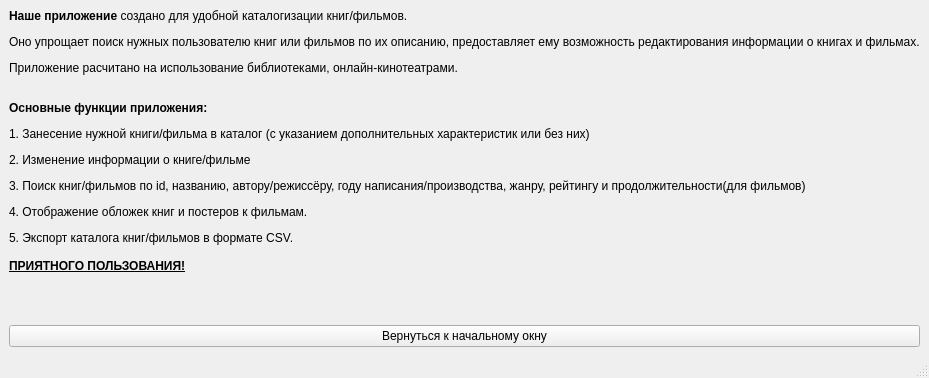
<?xml version="1.0" encoding="UTF-8"?>
<ui version="4.0">
 <class>MainWindow</class>
 <widget class="QMainWindow" name="MainWindow">
  <property name="geometry">
   <rect>
    <x>0</x>
    <y>0</y>
    <width>856</width>
    <height>378</height>
   </rect>
  </property>
  <property name="windowTitle">
   <string>MainWindow</string>
  </property>
  <widget class="QWidget" name="centralwidget">
   <layout class="QVBoxLayout" name="verticalLayout">
    <item>
     <widget class="QLabel" name="label">
      <property name="text">
       <string>&lt;html&gt;&lt;head/&gt;&lt;body&gt;&lt;p&gt;&lt;span style=&quot; font-weight:600;&quot;&gt;Наше приложение&lt;/span&gt; создано для удобной каталогизации книг/фильмов.&lt;/p&gt;&lt;p&gt;Оно упрощает поиск нужных пользователю книг или фильмов по их описанию, предоставляет ему возможность редактирования информации о книгах и фильмах.&lt;/p&gt;&lt;p&gt;Приложение расчитано на использование библиотеками, онлайн-кинотеатрами. &lt;br/&gt;&lt;/p&gt;&lt;p&gt;&lt;span style=&quot; font-weight:600;&quot;&gt;Основные функции приложения:&lt;/span&gt;&lt;/p&gt;&lt;p&gt;1. Занесение нужной книги/фильма в каталог (с указанием дополнительных характеристик или без них)&lt;/p&gt;&lt;p&gt;2. Изменение информации о книге/фильме&lt;/p&gt;&lt;p&gt;3. Поиск книг/фильмов по id, названию, автору/режиссёру, году написания/производства, жанру, рейтингу и продолжительности(для фильмов)&lt;/p&gt;&lt;p&gt;4. Отображение обложек книг и постеров к фильмам.&lt;/p&gt;&lt;p&gt;5. Экспорт каталога книг/фильмов в формате CSV.&lt;br/&gt;&lt;span style=&quot; font-weight:600; text-decoration: underline;&quot;&gt;&lt;br/&gt;ПРИЯТНОГО ПОЛЬЗОВАНИЯ!&lt;/span&gt;&lt;/p&gt;&lt;/body&gt;&lt;/html&gt;</string>
      </property>
     </widget>
    </item>
    <item>
     <widget class="QLabel" name="label_2">
      <property name="text">
       <string/>
      </property>
     </widget>
    </item>
    <item>
     <widget class="QLabel" name="label_3">
      <property name="text">
       <string/>
      </property>
     </widget>
    </item>
    <item>
     <widget class="QPushButton" name="returne">
      <property name="text">
       <string>Вернуться к начальному окну</string>
      </property>
     </widget>
    </item>
   </layout>
  </widget>
  <widget class="QMenuBar" name="menubar">
   <property name="geometry">
    <rect>
     <x>0</x>
     <y>0</y>
     <width>856</width>
     <height>21</height>
    </rect>
   </property>
  </widget>
  <widget class="QStatusBar" name="statusbar"/>
 </widget>
 <resources/>
 <connections/>
</ui>
